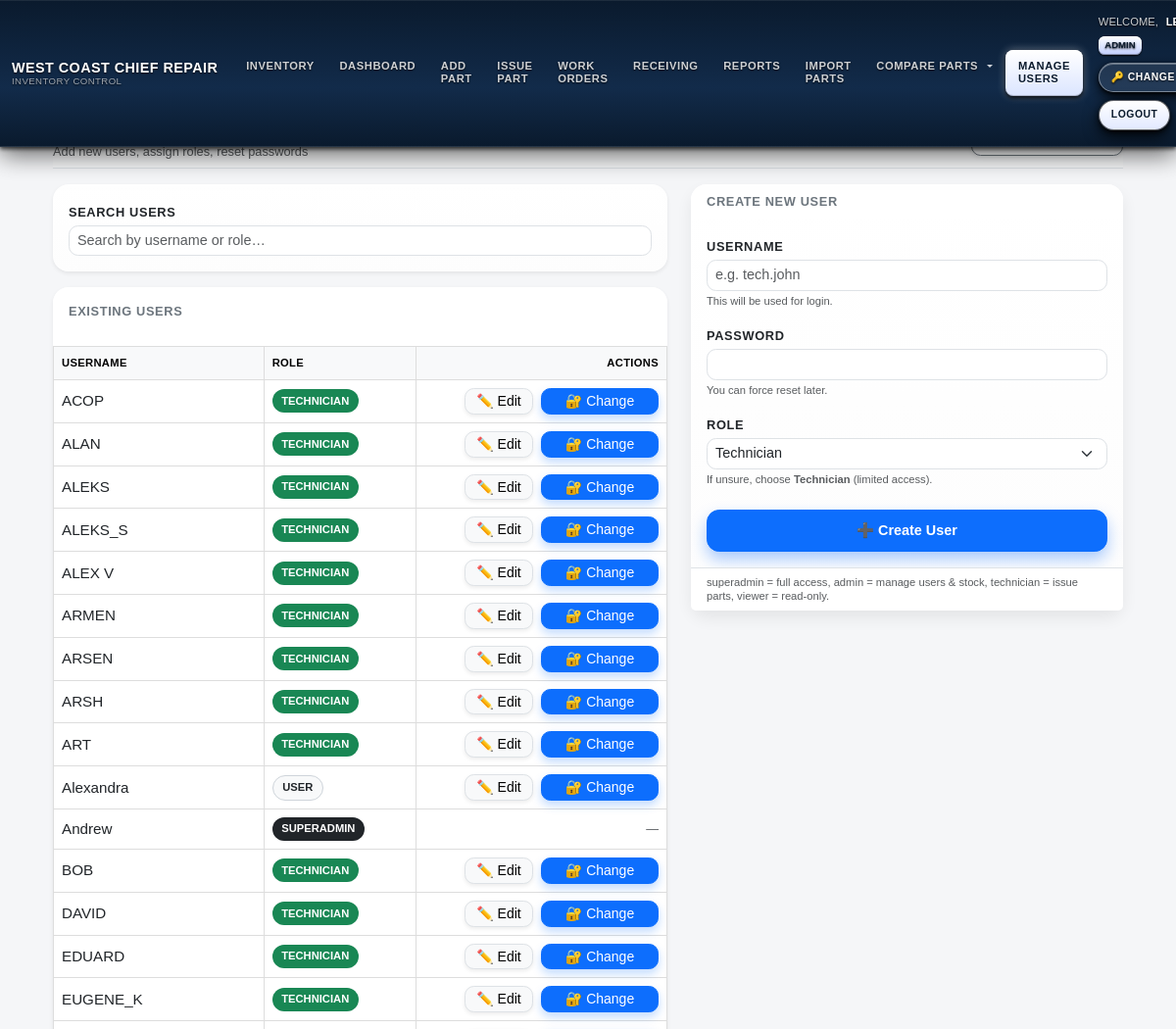
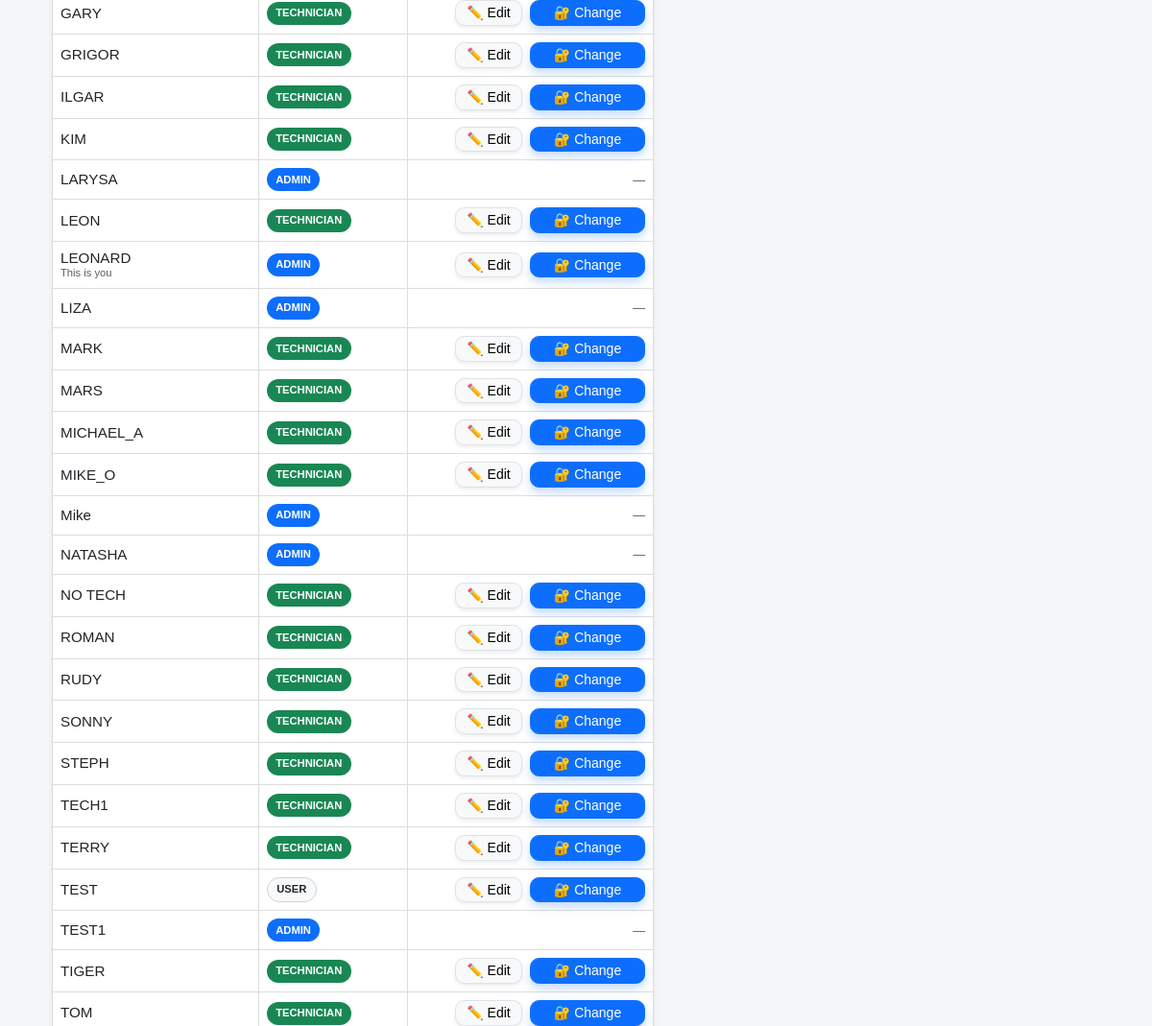
The app's page /users (signed in, upper part), older data (2 pictures, top to bottom).
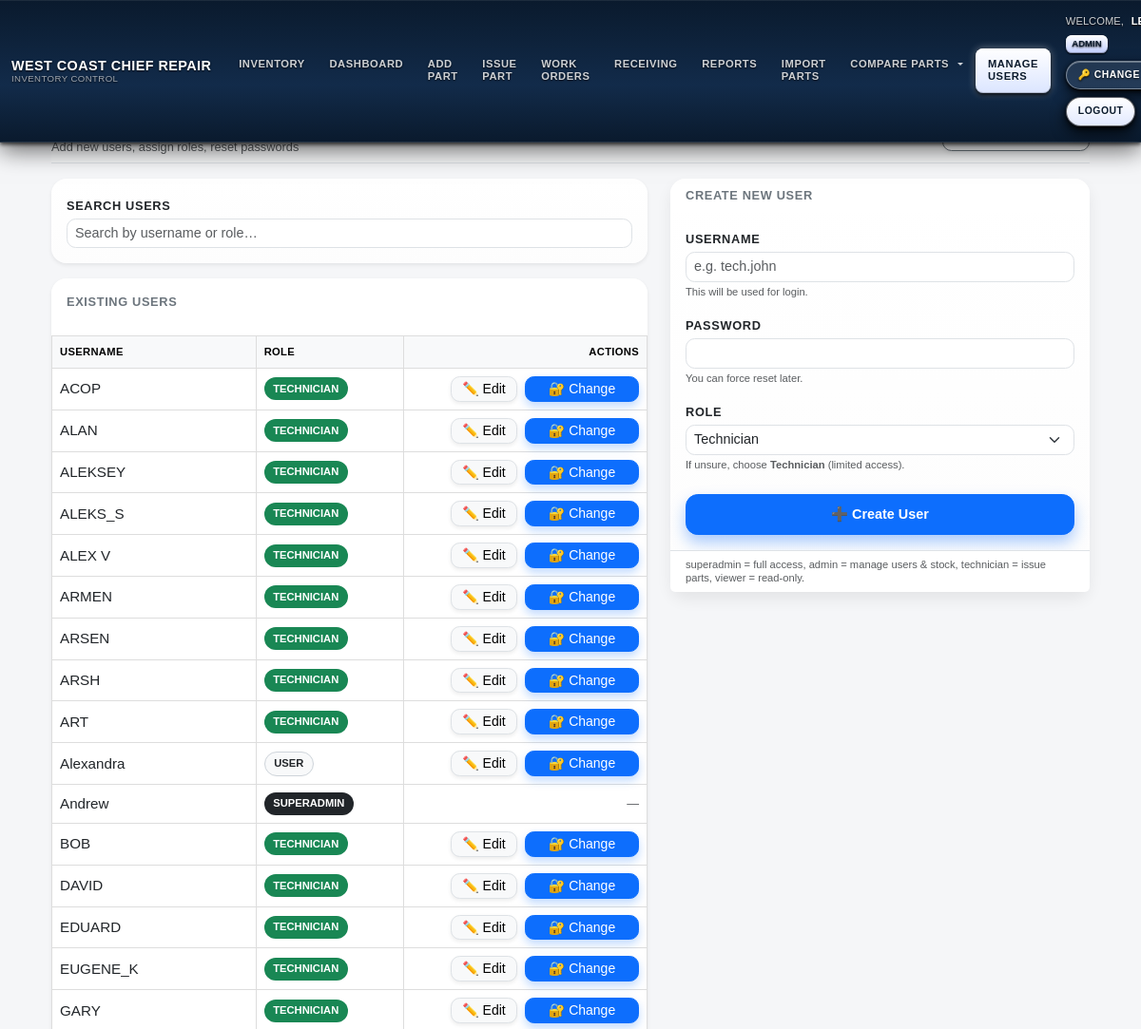
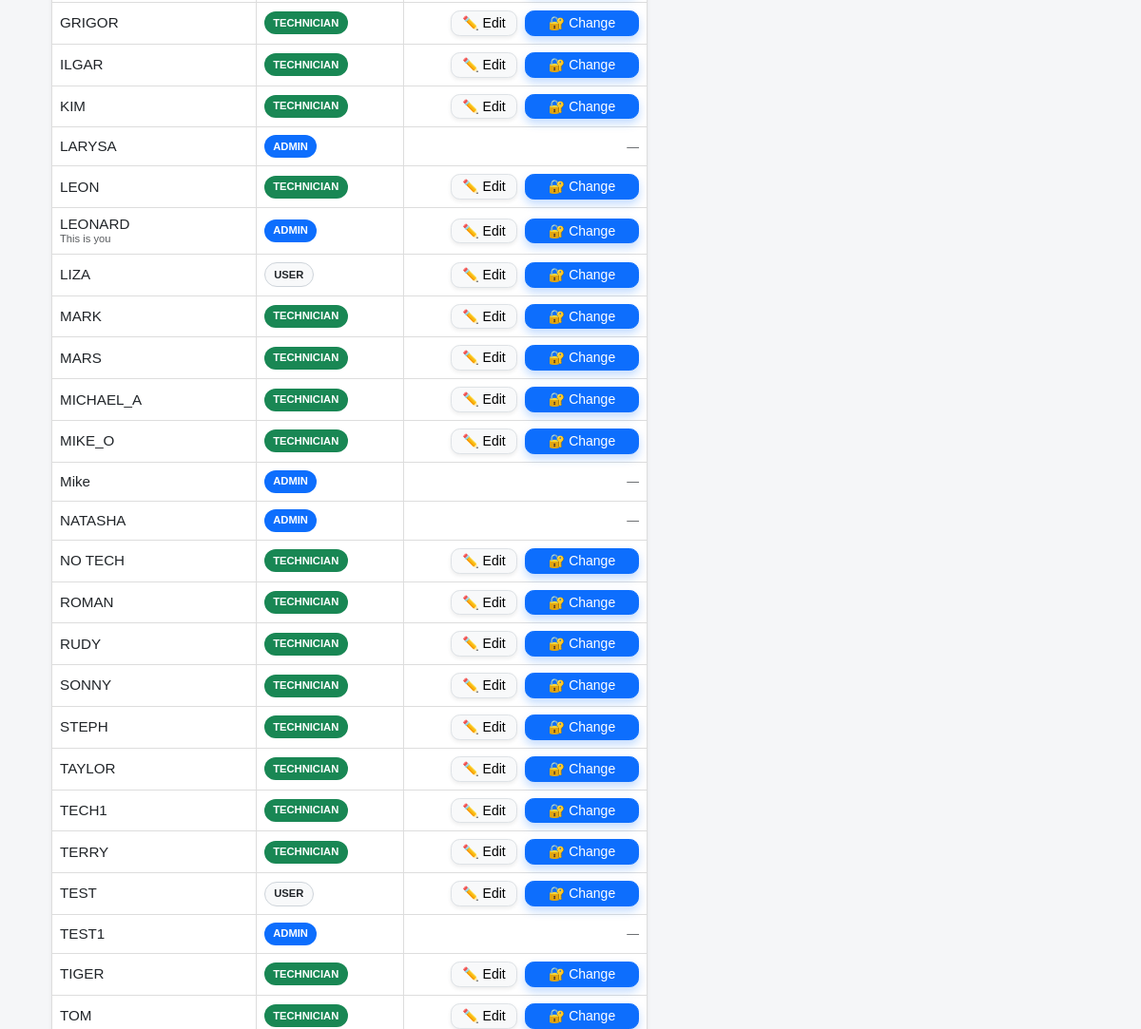
The same page, newer data (2 pictures, top to bottom).
### models.py (models this page shows, shortened)
class User(UserMixin, db.Model):
    id = db.Column(db.Integer, primary_key=True)
    username = db.Column(db.String(64), unique=True, nullable=False)
    password_hash = db.Column(db.String(128), nullable=False)
    role = db.Column(db.String(20), nullable=False, default=ROLE_TECHNICIAN)
    @property
    def password(self):
        raise AttributeError('password is not a readable attribute')

### inventory/routes.py (the view, shortened to what this page needs)
@inventory_bp.route("/users", methods=["GET", "POST"])
@login_required
def users():
    users = User.query.order_by(User.username.asc()).all()
    role_options = [
        ("technician", "Technician"),
        ("user",       "User"),
        ("viewer",     "Viewer"),
        ("admin",      "Admin"),
        ("superadmin", "Superadmin"),
    ]
    return render_template("users.html", users=users, role_options=role_options)

### auth/routes.py (called while the page is built)
@login_manager.user_loader
def load_user(user_id):
    return User.query.get(int(user_id))

### templates/users.html (shortened to what the changed rows need)
{% extends "base.html" %}
{% block content %}
<div class="container-fluid py-4 d-flex justify-content-center">
  <div style="width:100%; max-width:1100px;">
    <div class="row g-4">
      <div class="col-lg-7">
        <div class="card shadow-sm border-0"
             style="border-radius:1rem; overflow:hidden;">
          <div class="table-responsive">
            <table class="table align-middle mb-0" style="font-size:.9rem;">
              <thead class="table-light" style="font-size:.75rem; text-transform:uppercase; letter-spacing:.05em;">
                <tr>
                  <th style="min-width:180px;">Username</th>
                  <th style="min-width:130px;">Role</th>
                  <th class="text-end" style="min-width:200px;">Actions</th>
                </tr>
              </thead>
              <tbody id="usersTbody" style="vertical-align:middle;">
                {% for u in users %}
                {% set r=(u.role or '')|lower %}
                <tr style="border-top:1px solid #f1f1f1;">
                  <td style="font-weight:500; color:#212529;">
                    <div style="font-size:.95rem; line-height:1.2;">
                      {{ u.username }}
                    </div>
                    {% if u.id == current_user.id %}
                      <div class="text-muted" style="font-size:.7rem; line-height:1.2;">
                        This is you
                      </div>
                    {% endif %}
                  </td>
                  <td>
                    {% if r=='superadmin' %}
                      <span class="badge rounded-pill"
                            style="background:#212529; font-size:.7rem; font-weight:600; padding:.4rem .6rem;">
                        SUPERADMIN
                      </span>
                    {% elif r=='admin' %}
                      <span class="badge rounded-pill"
                            style="background:#0d6efd; font-size:.7rem; font-weight:600; padding:.4rem .6rem;">
                        ADMIN
                      </span>
                    {% elif r=='technician' %}
                      <span class="badge rounded-pill"
                            style="background:#198754; font-size:.7rem; font-weight:600; padding:.4rem .6rem;">
                        TECHNICIAN
                      </span>
                    {% elif r=='viewer' %}
                      <span class="badge rounded-pill"
                            style="background:#6c757d; font-size:.7rem; font-weight:600; padding:.4rem .6rem;">
                        VIEWER
                      </span>
                    {% else %}
                      <span class="badge rounded-pill text-dark border"
                            style="background:#f8f9fa; font-size:.7rem; font-weight:600; padding:.4rem .6rem; border-color:#ced4da !important;">
                        USER
                      </span>
                    {% endif %}
                  </td>
                  <td class="text-end">
                    <div class="d-flex flex-wrap justify-content-end gap-2">
                      {% if (current_user.role or '')|lower == 'superadmin'
                            or ((current_user.role or '')|lower == 'admin' and (u.role or '')|lower in ['user','viewer','technician'])
                            or u.id == current_user.id %}
                        <a class="btn btn-light btn-sm border shadow-sm"
                           style="font-weight:500; line-height:1.2; border-radius:.6rem; min-width:70px;"
                           href="{{ url_for('inventory.edit_user', user_id=u.id) }}">
                          ✏️ Edit
                        </a>
                        <button class="btn btn-primary btn-sm shadow-sm"
                                style="font-weight:500; line-height:1.2; border-radius:.6rem; min-width:120px; box-shadow:0 .3rem .6rem rgba(13,110,253,.25)!important;"
                                data-user-id="{{ u.id }}"
                                data-username="{{ u.username }}"
                                data-need-current="{% if (current_user.role or '')|lower != 'superadmin' and current_user.id == u.id %}1{% else %}0{% endif %}"
                                onclick="openPasswordModal(this)">
                          🔐 Change
                        </button>
                      {% else %}
                        <span class="text-muted" style="font-size:.8rem;">—</span>
                      {% endif %}
                    </div>
                  </td>
                </tr>
                {% endfor %}
              </tbody>
            </table>
          </div>
        </div>
      </div>
    </div>
  </div>
</div>
{% endblock %}

### templates/base.html (shortened to what the changed rows need)
<!DOCTYPE html>
<html lang="en">
<head>
  <link href="https://cdn.jsdelivr.net/npm/bootstrap@5.3.3/dist/css/bootstrap.min.css"
        rel="stylesheet"
 />
  <link rel="stylesheet" href="{{ url_for('static', filename='style.css') }}" />
</head>
<body class="role-{{ (current_user.role or '')|lower }}">
  <nav class="navbar navbar-expand-lg fixed-top wccr-navbar main-navbar">
    <div class="container-fluid py-2">
      <div class="collapse navbar-collapse mt-3 mt-lg-0" id="navbarMain">
          {% set is_wo = request.endpoint and request.endpoint.startswith('inventory.wo_') %}
        {% if current_user.is_authenticated %}
        <div class="ms-lg-3 wccr-userbox">
          <div class="d-flex flex-wrap align-items-center gap-2 me-lg-2">
            <span class="welcome-label">WELCOME,</span>
            <span class="username">{{ current_user.username }}</span>
            <span class="role-badge">
              {{ (current_user.role or '')|upper }}
            </span>
          </div>
          <div class="d-flex flex-wrap align-items-center gap-2">
            <a class="wccr-btn-ghost text-decoration-none"
               href="{{ url_for('inventory.change_password', user_id=current_user.id) }}">
              🔑 CHANGE PASSWORD
            </a>
            <a class="wccr-btn-solid text-decoration-none"
               href="{{ url_for('auth.logout') }}">
              LOGOUT
            </a>
          </div>
        </div>
        {% endif %}
      </div>
    </div>
  </nav>
  <main class="container main-wrapper">
    {% block content %}{% endblock %}
  </main>
</body>
</html>

Row changes from the older to the newer data that the page shows:
changed User: username "ALEKS" → "ALEKSEY"
changed User "LIZA": text "ADMIN" → "USER"; role "—" → "✏️ Edit 🔐 Change"
added User: username "TAYLOR", shows "TECHNICIAN"
